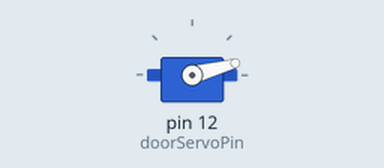
Bench run of a sketch on a simulated Arduino Uno, built with avr-gcc and run on an emulated ATmega328P. Shown: servo.

Above: at 0.05 s.
At 0.5 s:
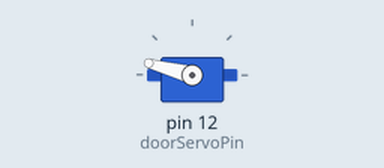
At 0.75 s:
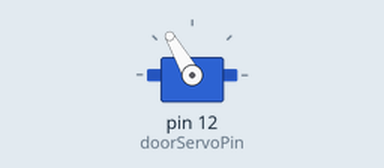
At 1.0 s:
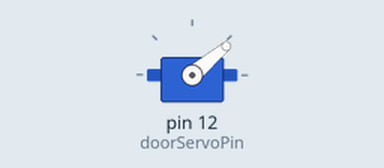
Timing chart, 0 to 3.0 s (numbered marks = the images above):
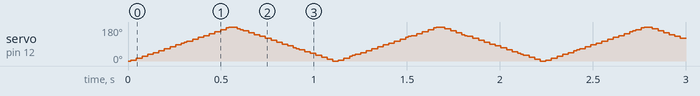

The sketch:

servo.ino
```cpp
#include <Servo.h>
Servo doorServo;
#define doorServoPin 12

int pos = 0;
void setup() {
  doorServo.attach(doorServoPin);
}

void loop() {
  for (pos = 0; pos <= 180; pos += 5) {
    doorServo.write(pos);
    delay(15);
  }
  for (pos = 180; pos >= 0; pos -=5){
    doorServo.write(pos);
    delay(15);
  }
}
```
